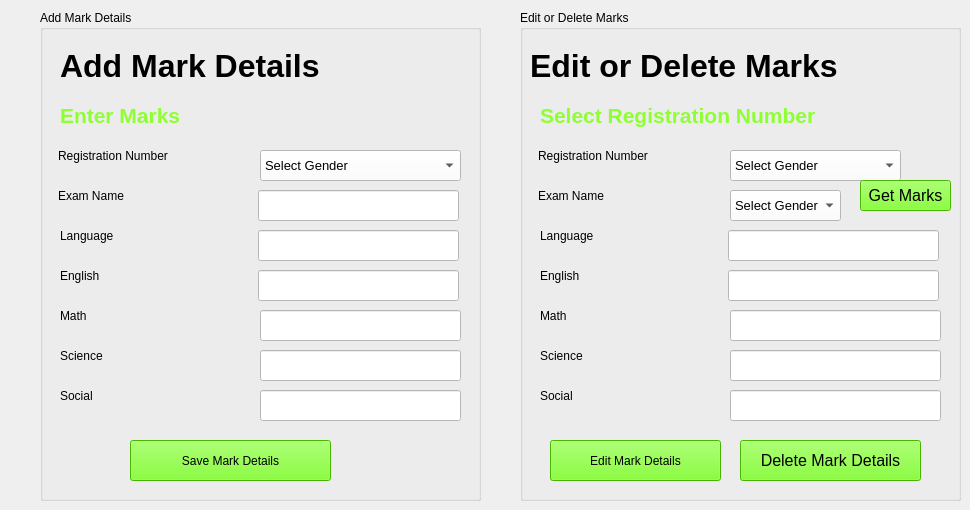
    <widget class="QWidget" name="tab_5">
     <attribute name="title">
      <string>mark</string>
     </attribute>
     <widget class="QGroupBox" name="groupBox">
      <property name="geometry">
       <rect>
        <x>40</x>
        <y>10</y>
        <width>441</width>
        <height>491</height>
       </rect>
      </property>
      <property name="title">
       <string>Add Mark Details</string>
      </property>
      <widget class="QLabel" name="label_29">
       <property name="geometry">
        <rect>
         <x>20</x>
         <y>80</y>
         <width>191</width>
         <height>51</height>
        </rect>
       </property>
       <property name="font">
        <font>
         <pointsize>16</pointsize>
         <weight>75</weight>
         <bold>true</bold>
        </font>
       </property>
       <property name="styleSheet">
        <string notr="true">color: rgb(142, 255, 49);</string>
       </property>
       <property name="frameShadow">
        <enum>QFrame::Plain</enum>
       </property>
       <property name="text">
        <string>Enter Marks</string>
       </property>
      </widget>
      <widget class="QLabel" name="label_30">
       <property name="geometry">
        <rect>
         <x>20</x>
         <y>30</y>
         <width>341</width>
         <height>51</height>
        </rect>
       </property>
       <property name="font">
        <font>
         <family>MS Shell Dlg 2</family>
         <pointsize>24</pointsize>
         <weight>75</weight>
         <bold>true</bold>
        </font>
       </property>
       <property name="text">
        <string>Add Mark Details</string>
       </property>
      </widget>
      <widget class="QLabel" name="label_31">
       <property name="geometry">
        <rect>
         <x>18</x>
         <y>130</y>
         <width>191</width>
         <height>31</height>
        </rect>
       </property>
       <property name="styleSheet">
        <string notr="true">font: 12pt &quot;MS Shell Dlg 2&quot;;</string>
       </property>
       <property name="text">
        <string>Registration Number</string>
       </property>
      </widget>
      <widget class="QComboBox" name="comboBox_6">
       <property name="geometry">
        <rect>
         <x>220</x>
         <y>140</y>
         <width>201</width>
         <height>31</height>
        </rect>
       </property>
       <property name="font">
        <font>
         <pointsize>10</pointsize>
        </font>
       </property>
       <property name="styleSheet">
        <string notr="true">background-color: rgb(255, 255, 255);</string>
       </property>
       <item>
        <property name="text">
         <string>Select Gender</string>
        </property>
       </item>
       <item>
        <property name="text">
         <string>Male</string>
        </property>
       </item>
       <item>
        <property name="text">
         <string>Female</string>
        </property>
       </item>
      </widget>
      <widget class="QLabel" name="label_32">
       <property name="geometry">
        <rect>
         <x>18</x>
         <y>170</y>
         <width>131</width>
         <height>31</height>
        </rect>
       </property>
       <property name="styleSheet">
        <string notr="true">font: 12pt &quot;MS Shell Dlg 2&quot;;</string>
       </property>
       <property name="text">
        <string>Exam Name</string>
       </property>
      </widget>
      <widget class="QLineEdit" name="lineEdit_14">
       <property name="geometry">
        <rect>
         <x>218</x>
         <y>180</y>
         <width>201</width>
         <height>31</height>
        </rect>
       </property>
       <property name="font">
        <font>
         <pointsize>10</pointsize>
        </font>
       </property>
       <property name="styleSheet">
        <string notr="true">background-color: rgb(255, 255, 255);</string>
       </property>
      </widget>
      <widget class="QLabel" name="label_33">
       <property name="geometry">
        <rect>
         <x>20</x>
         <y>210</y>
         <width>131</width>
         <height>31</height>
        </rect>
       </property>
       <property name="styleSheet">
        <string notr="true">font: 12pt &quot;MS Shell Dlg 2&quot;;</string>
       </property>
       <property name="text">
        <string>Language</string>
       </property>
      </widget>
      <widget class="QLineEdit" name="lineEdit_15">
       <property name="geometry">
        <rect>
         <x>218</x>
         <y>220</y>
         <width>201</width>
         <height>31</height>
        </rect>
       </property>
       <property name="font">
        <font>
         <pointsize>10</pointsize>
        </font>
       </property>
       <property name="styleSheet">
        <string notr="true">background-color: rgb(255, 255, 255);</string>
       </property>
      </widget>
      <widget class="QLineEdit" name="lineEdit_16">
       <property name="geometry">
        <rect>
         <x>218</x>
         <y>260</y>
         <width>201</width>
         <height>31</height>
        </rect>
       </property>
       <property name="font">
        <font>
         <pointsize>10</pointsize>
        </font>
       </property>
       <property name="styleSheet">
        <string notr="true">background-color: rgb(255, 255, 255);</string>
       </property>
      </widget>
      <widget class="QLabel" name="label_34">
       <property name="geometry">
        <rect>
         <x>20</x>
         <y>250</y>
         <width>131</width>
         <height>31</height>
        </rect>
       </property>
       <property name="styleSheet">
        <string notr="true">font: 12pt &quot;MS Shell Dlg 2&quot;;</string>
       </property>
       <property name="text">
        <string>English</string>
       </property>
      </widget>
      <widget class="QLineEdit" name="lineEdit_17">
       <property name="geometry">
        <rect>
         <x>220</x>
         <y>300</y>
         <width>201</width>
         <height>31</height>
        </rect>
       </property>
       <property name="font">
        <font>
         <pointsize>10</pointsize>
        </font>
       </property>
       <property name="styleSheet">
        <string notr="true">background-color: rgb(255, 255, 255);</string>
       </property>
      </widget>
      <widget class="QLabel" name="label_35">
       <property name="geometry">
        <rect>
         <x>20</x>
         <y>290</y>
         <width>131</width>
         <height>31</height>
        </rect>
       </property>
       <property name="styleSheet">
        <string notr="true">font: 12pt &quot;MS Shell Dlg 2&quot;;</string>
       </property>
       <property name="text">
        <string>Math</string>
       </property>
      </widget>
      <widget class="QLineEdit" name="lineEdit_18">
       <property name="geometry">
        <rect>
         <x>220</x>
         <y>340</y>
         <width>201</width>
         <height>31</height>
        </rect>
       </property>
       <property name="font">
        <font>
         <pointsize>10</pointsize>
        </font>
       </property>
       <property name="styleSheet">
        <string notr="true">background-color: rgb(255, 255, 255);</string>
       </property>
      </widget>
      <widget class="QLabel" name="label_36">
       <property name="geometry">
        <rect>
         <x>20</x>
         <y>330</y>
         <width>131</width>
         <height>31</height>
        </rect>
       </property>
       <property name="styleSheet">
        <string notr="true">font: 12pt &quot;MS Shell Dlg 2&quot;;</string>
       </property>
       <property name="text">
        <string>Science</string>
       </property>
      </widget>
      <widget class="QLineEdit" name="lineEdit_19">
       <property name="geometry">
        <rect>
         <x>220</x>
         <y>380</y>
         <width>201</width>
         <height>31</height>
        </rect>
       </property>
       <property name="font">
        <font>
         <pointsize>10</pointsize>
        </font>
       </property>
       <property name="styleSheet">
        <string notr="true">background-color: rgb(255, 255, 255);</string>
       </property>
      </widget>
      <widget class="QLabel" name="label_37">
       <property name="geometry">
        <rect>
         <x>20</x>
         <y>370</y>
         <width>131</width>
         <height>31</height>
        </rect>
       </property>
       <property name="styleSheet">
        <string notr="true">font: 12pt &quot;MS Shell Dlg 2&quot;;</string>
       </property>
       <property name="text">
        <string>Social</string>
       </property>
      </widget>
      <widget class="QPushButton" name="pushButton_5">
       <property name="geometry">
        <rect>
         <x>90</x>
         <y>430</y>
         <width>201</width>
         <height>41</height>
        </rect>
       </property>
       <property name="styleSheet">
        <string notr="true">background-color: rgb(98, 255, 0);
font: 12pt &quot;MS Shell Dlg 2&quot;;</string>
       </property>
       <property name="text">
        <string>Save Mark Details</string>
       </property>
      </widget>
     </widget>
     <widget class="QGroupBox" name="groupBox_2">
      <property name="geometry">
       <rect>
        <x>520</x>
        <y>10</y>
        <width>441</width>
        <height>491</height>
       </rect>
      </property>
      <property name="title">
       <string>Edit or Delete Marks</string>
      </property>
      <widget class="QLabel" name="label_38">
       <property name="geometry">
        <rect>
         <x>20</x>
         <y>80</y>
         <width>411</width>
         <height>51</height>
        </rect>
       </property>
       <property name="font">
        <font>
         <pointsize>16</pointsize>
         <weight>75</weight>
         <bold>true</bold>
        </font>
       </property>
       <property name="styleSheet">
        <string notr="true">color: rgb(142, 255, 49);</string>
       </property>
       <property name="frameShadow">
        <enum>QFrame::Plain</enum>
       </property>
       <property name="text">
        <string>Select Registration Number</string>
       </property>
      </widget>
      <widget class="QLabel" name="label_39">
       <property name="geometry">
        <rect>
         <x>10</x>
         <y>30</y>
         <width>421</width>
         <height>51</height>
        </rect>
       </property>
       <property name="font">
        <font>
         <family>MS Shell Dlg 2</family>
         <pointsize>24</pointsize>
         <weight>75</weight>
         <bold>true</bold>
        </font>
       </property>
       <property name="text">
        <string>Edit or Delete Marks</string>
       </property>
      </widget>
      <widget class="QLabel" name="label_40">
       <property name="geometry">
        <rect>
         <x>18</x>
         <y>130</y>
         <width>181</width>
         <height>31</height>
        </rect>
       </property>
       <property name="styleSheet">
        <string notr="true">font: 12pt &quot;MS Shell Dlg 2&quot;;</string>
       </property>
       <property name="text">
        <string>Registration Number</string>
       </property>
      </widget>
      <widget class="QComboBox" name="comboBox_7">
       <property name="geometry">
        <rect>
         <x>210</x>
         <y>140</y>
         <width>171</width>
         <height>31</height>
        </rect>
       </property>
       <property name="font">
        <font>
         <pointsize>10</pointsize>
        </font>
       </property>
       <property name="styleSheet">
        <string notr="true">background-color: rgb(255, 255, 255);</string>
       </property>
       <item>
        <property name="text">
         <string>Select Gender</string>
        </property>
       </item>
       <item>
        <property name="text">
         <string>Male</string>
        </property>
       </item>
       <item>
        <property name="text">
         <string>Female</string>
        </property>
       </item>
      </widget>
      <widget class="QLabel" name="label_41">
       <property name="geometry">
        <rect>
         <x>18</x>
         <y>170</y>
         <width>131</width>
         <height>31</height>
        </rect>
       </property>
       <property name="styleSheet">
        <string notr="true">font: 12pt &quot;MS Shell Dlg 2&quot;;</string>
       </property>
       <property name="text">
        <string>Exam Name</string>
       </property>
      </widget>
      <widget class="QLabel" name="label_42">
       <property name="geometry">
        <rect>
         <x>20</x>
         <y>210</y>
         <width>131</width>
         <height>31</height>
        </rect>
       </property>
       <property name="styleSheet">
        <string notr="true">font: 12pt &quot;MS Shell Dlg 2&quot;;</string>
       </property>
       <property name="text">
        <string>Language</string>
       </property>
      </widget>
      <widget class="QLineEdit" name="lineEdit_21">
       <property name="geometry">
        <rect>
         <x>208</x>
         <y>220</y>
         <width>211</width>
         <height>31</height>
        </rect>
       </property>
       <property name="font">
        <font>
         <pointsize>10</pointsize>
        </font>
       </property>
       <property name="styleSheet">
        <string notr="true">background-color: rgb(255, 255, 255);</string>
       </property>
      </widget>
      <widget class="QLineEdit" name="lineEdit_22">
       <property name="geometry">
        <rect>
         <x>208</x>
         <y>260</y>
         <width>211</width>
         <height>31</height>
        </rect>
       </property>
       <property name="font">
        <font>
         <pointsize>10</pointsize>
        </font>
       </property>
       <property name="styleSheet">
        <string notr="true">background-color: rgb(255, 255, 255);</string>
       </property>
      </widget>
      <widget class="QLabel" name="label_43">
       <property name="geometry">
        <rect>
         <x>20</x>
         <y>250</y>
         <width>131</width>
         <height>31</height>
        </rect>
       </property>
       <property name="styleSheet">
        <string notr="true">font: 12pt &quot;MS Shell Dlg 2&quot;;</string>
       </property>
       <property name="text">
        <string>English</string>
       </property>
      </widget>
      <widget class="QLineEdit" name="lineEdit_23">
       <property name="geometry">
        <rect>
         <x>210</x>
         <y>300</y>
         <width>211</width>
         <height>31</height>
        </rect>
       </property>
       <property name="font">
        <font>
         <pointsize>10</pointsize>
        </font>
       </property>
       <property name="styleSheet">
        <string notr="true">background-color: rgb(255, 255, 255);</string>
       </property>
      </widget>
      <widget class="QLabel" name="label_44">
       <property name="geometry">
        <rect>
         <x>20</x>
         <y>290</y>
         <width>131</width>
         <height>31</height>
        </rect>
       </property>
       <property name="styleSheet">
        <string notr="true">font: 12pt &quot;MS Shell Dlg 2&quot;;</string>
       </property>
       <property name="text">
        <string>Math</string>
       </property>
      </widget>
      <widget class="QLineEdit" name="lineEdit_24">
       <property name="geometry">
        <rect>
         <x>210</x>
         <y>340</y>
         <width>211</width>
         <height>31</height>
        </rect>
       </property>
       <property name="font">
        <font>
         <pointsize>10</pointsize>
        </font>
       </property>
       <property name="styleSheet">
        <string notr="true">background-color: rgb(255, 255, 255);</string>
       </property>
      </widget>
      <widget class="QLabel" name="label_45">
       <property name="geometry">
        <rect>
         <x>20</x>
         <y>330</y>
         <width>131</width>
         <height>31</height>
        </rect>
       </property>
       <property name="styleSheet">
        <string notr="true">font: 12pt &quot;MS Shell Dlg 2&quot;;</string>
       </property>
       <property name="text">
        <string>Science</string>
       </property>
      </widget>
      <widget class="QLineEdit" name="lineEdit_25">
       <property name="geometry">
        <rect>
         <x>210</x>
         <y>380</y>
         <width>211</width>
         <height>31</height>
        </rect>
       </property>
       <property name="font">
        <font>
         <pointsize>10</pointsize>
        </font>
       </property>
       <property name="styleSheet">
        <string notr="true">background-color: rgb(255, 255, 255);</string>
       </property>
      </widget>
      <widget class="QLabel" name="label_46">
       <property name="geometry">
        <rect>
         <x>20</x>
         <y>370</y>
         <width>131</width>
         <height>31</height>
        </rect>
       </property>
       <property name="styleSheet">
        <string notr="true">font: 12pt &quot;MS Shell Dlg 2&quot;;</string>
       </property>
       <property name="text">
        <string>Social</string>
       </property>
      </widget>
      <widget class="QPushButton" name="pushButton_6">
       <property name="geometry">
        <rect>
         <x>30</x>
         <y>430</y>
         <width>171</width>
         <height>41</height>
        </rect>
       </property>
       <property name="styleSheet">
        <string notr="true">background-color: rgb(98, 255, 0);
font: 12pt &quot;MS Shell Dlg 2&quot;;</string>
       </property>
       <property name="text">
        <string>Edit Mark Details</string>
       </property>
      </widget>
      <widget class="QComboBox" name="comboBox_8">
       <property name="geometry">
        <rect>
         <x>210</x>
         <y>180</y>
         <width>111</width>
         <height>31</height>
        </rect>
       </property>
       <property name="font">
        <font>
         <pointsize>10</pointsize>
        </font>
       </property>
       <property name="styleSheet">
        <string notr="true">background-color: rgb(255, 255, 255);</string>
       </property>
       <item>
        <property name="text">
         <string>Select Gender</string>
        </property>
       </item>
       <item>
        <property name="text">
         <string>Male</string>
        </property>
       </item>
       <item>
        <property name="text">
         <string>Female</string>
        </property>
       </item>
      </widget>
      <widget class="QPushButton" name="pushButton_7">
       <property name="geometry">
        <rect>
         <x>340</x>
         <y>170</y>
         <width>91</width>
         <height>31</height>
        </rect>
       </property>
       <property name="font">
        <font>
         <family>MS Shell Dlg 2</family>
         <pointsize>12</pointsize>
         <weight>50</weight>
         <italic>false</italic>
         <bold>false</bold>
        </font>
       </property>
       <property name="styleSheet">
        <string notr="true">background-color: rgb(98, 255, 0);
font: 12pt &quot;MS Shell Dlg 2&quot;;</string>
       </property>
       <property name="text">
        <string>Get Marks</string>
       </property>
      </widget>
      <widget class="QPushButton" name="pushButton_8">
       <property name="geometry">
        <rect>
         <x>220</x>
         <y>430</y>
         <width>181</width>
         <height>41</height>
        </rect>
       </property>
       <property name="font">
        <font>
         <family>MS Shell Dlg 2</family>
         <pointsize>12</pointsize>
         <weight>50</weight>
         <italic>false</italic>
         <bold>false</bold>
        </font>
       </property>
       <property name="styleSheet">
        <string notr="true">background-color: rgb(98, 255, 0);
font: 12pt &quot;MS Shell Dlg 2&quot;;</string>
       </property>
       <property name="text">
        <string>Delete Mark Details</string>
       </property>
      </widget>
     </widget>
    </widget>
